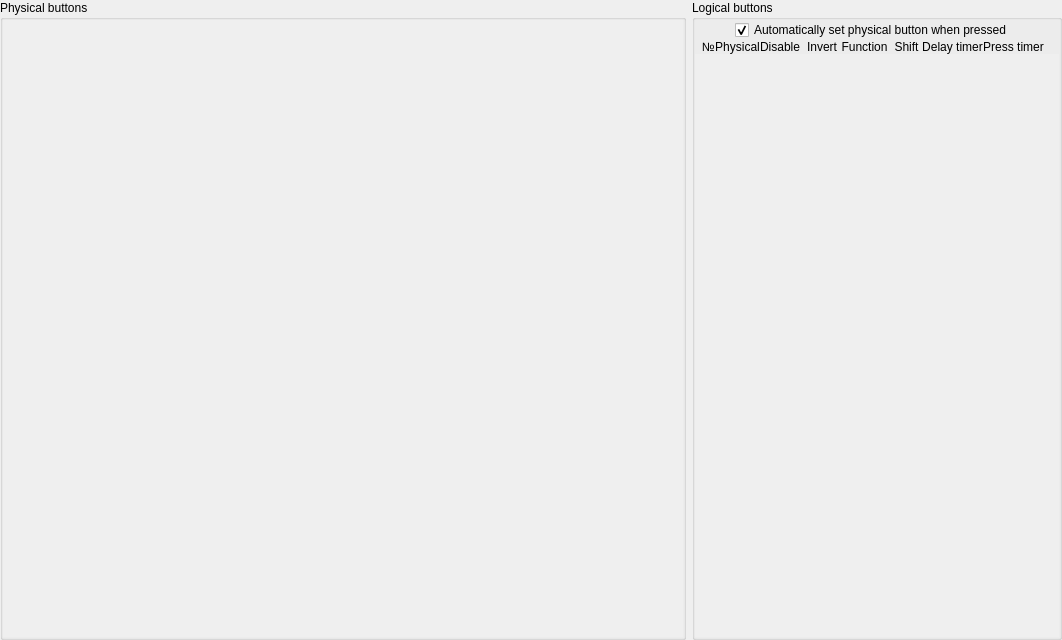
<?xml version="1.0" encoding="UTF-8"?>
<ui version="4.0">
 <class>ButtonConfig</class>
 <widget class="QWidget" name="ButtonConfig">
  <property name="geometry">
   <rect>
    <x>0</x>
    <y>0</y>
    <width>1062</width>
    <height>640</height>
   </rect>
  </property>
  <property name="minimumSize">
   <size>
    <width>0</width>
    <height>25</height>
   </size>
  </property>
  <property name="windowTitle">
   <string>Form</string>
  </property>
  <layout class="QGridLayout" name="gridLayout" rowstretch="1" columnstretch="5,0">
   <property name="leftMargin">
    <number>0</number>
   </property>
   <property name="topMargin">
    <number>0</number>
   </property>
   <property name="rightMargin">
    <number>0</number>
   </property>
   <property name="bottomMargin">
    <number>0</number>
   </property>
   <item row="0" column="0">
    <widget class="QGroupBox" name="groupBox_PhysicalButtons">
     <property name="title">
      <string>Physical buttons</string>
     </property>
     <layout class="QGridLayout" name="gridLayout_4">
      <property name="leftMargin">
       <number>0</number>
      </property>
      <property name="topMargin">
       <number>0</number>
      </property>
      <property name="rightMargin">
       <number>0</number>
      </property>
      <property name="bottomMargin">
       <number>0</number>
      </property>
      <property name="spacing">
       <number>0</number>
      </property>
      <item row="0" column="0">
       <widget class="QScrollArea" name="scrollArea_2">
        <property name="frameShape">
         <enum>QFrame::NoFrame</enum>
        </property>
        <property name="frameShadow">
         <enum>QFrame::Sunken</enum>
        </property>
        <property name="lineWidth">
         <number>0</number>
        </property>
        <property name="widgetResizable">
         <bool>true</bool>
        </property>
        <widget class="QWidget" name="scrollAreaWidgetContents_2">
         <property name="geometry">
          <rect>
           <x>0</x>
           <y>0</y>
           <width>662</width>
           <height>614</height>
          </rect>
         </property>
         <layout class="QGridLayout" name="layoutG_PhysicalButton"/>
        </widget>
       </widget>
      </item>
     </layout>
    </widget>
   </item>
   <item row="0" column="1">
    <widget class="QGroupBox" name="groupBox_LogicalButtons">
     <property name="title">
      <string>Logical buttons</string>
     </property>
     <layout class="QGridLayout" name="gridLayout_2" columnstretch="4,6,5,1,5,20,12,12,12,0">
      <property name="leftMargin">
       <number>0</number>
      </property>
      <property name="topMargin">
       <number>0</number>
      </property>
      <property name="rightMargin">
       <number>0</number>
      </property>
      <property name="bottomMargin">
       <number>0</number>
      </property>
      <property name="spacing">
       <number>0</number>
      </property>
      <item row="1" column="6">
       <widget class="QLabel" name="label_4">
        <property name="text">
         <string>Shift</string>
        </property>
        <property name="alignment">
         <set>Qt::AlignBottom|Qt::AlignHCenter</set>
        </property>
       </widget>
      </item>
      <item row="1" column="7">
       <widget class="QLabel" name="label_3">
        <property name="text">
         <string>Delay timer</string>
        </property>
        <property name="alignment">
         <set>Qt::AlignBottom|Qt::AlignHCenter</set>
        </property>
       </widget>
      </item>
      <item row="1" column="8">
       <widget class="QLabel" name="label_2">
        <property name="text">
         <string>Press timer</string>
        </property>
        <property name="alignment">
         <set>Qt::AlignBottom|Qt::AlignHCenter</set>
        </property>
       </widget>
      </item>
      <item row="1" column="1">
       <widget class="QLabel" name="label_8">
        <property name="text">
         <string>Physical</string>
        </property>
        <property name="alignment">
         <set>Qt::AlignBottom|Qt::AlignHCenter</set>
        </property>
       </widget>
      </item>
      <item row="1" column="9">
       <widget class="QLabel" name="label_9">
        <property name="minimumSize">
         <size>
          <width>15</width>
          <height>0</height>
         </size>
        </property>
        <property name="text">
         <string/>
        </property>
       </widget>
      </item>
      <item row="1" column="5">
       <widget class="QLabel" name="label_5">
        <property name="text">
         <string>Function</string>
        </property>
        <property name="alignment">
         <set>Qt::AlignBottom|Qt::AlignHCenter</set>
        </property>
       </widget>
      </item>
      <item row="1" column="4">
       <widget class="QLabel" name="label_6">
        <property name="text">
         <string>Invert</string>
        </property>
        <property name="alignment">
         <set>Qt::AlignBottom|Qt::AlignLeading|Qt::AlignLeft</set>
        </property>
       </widget>
      </item>
      <item row="1" column="3">
       <widget class="QLabel" name="label_10">
        <property name="text">
         <string/>
        </property>
       </widget>
      </item>
      <item row="1" column="0">
       <widget class="QLabel" name="label">
        <property name="text">
         <string notr="true">  №</string>
        </property>
        <property name="alignment">
         <set>Qt::AlignBottom|Qt::AlignHCenter</set>
        </property>
       </widget>
      </item>
      <item row="1" column="2">
       <widget class="QLabel" name="label_7">
        <property name="text">
         <string>Disable</string>
        </property>
        <property name="alignment">
         <set>Qt::AlignBottom|Qt::AlignRight|Qt::AlignTrailing</set>
        </property>
       </widget>
      </item>
      <item row="0" column="0" colspan="10">
       <layout class="QHBoxLayout" name="horizontalLayout_7" stretch="1,0,0,1">
        <property name="spacing">
         <number>0</number>
        </property>
        <property name="leftMargin">
         <number>0</number>
        </property>
        <property name="rightMargin">
         <number>0</number>
        </property>
        <item>
         <spacer name="horizontalSpacer_7">
          <property name="orientation">
           <enum>Qt::Horizontal</enum>
          </property>
          <property name="sizeHint" stdset="0">
           <size>
            <width>40</width>
            <height>20</height>
           </size>
          </property>
         </spacer>
        </item>
        <item>
         <widget class="QCheckBox" name="checkBox_AutoPhysBut">
          <property name="toolTip">
           <string>&lt;html&gt;&lt;head/&gt;&lt;body&gt;&lt;p&gt;Press a physical button for assigning it to a logical one.&lt;/p&gt;&lt;/body&gt;&lt;/html&gt;</string>
          </property>
          <property name="text">
           <string>Automatically set physical button when pressed</string>
          </property>
          <property name="checked">
           <bool>true</bool>
          </property>
         </widget>
        </item>
        <item>
         <widget class="InfoLabel" name="info_AutoPhysBut">
          <property name="toolTip">
           <string>&lt;html&gt;&lt;head/&gt;&lt;body&gt;&lt;p&gt;Press a physical button for assigning it to a logical one.&lt;/p&gt;&lt;/body&gt;&lt;/html&gt;</string>
          </property>
          <property name="text">
           <string/>
          </property>
         </widget>
        </item>
        <item>
         <spacer name="horizontalSpacer_8">
          <property name="orientation">
           <enum>Qt::Horizontal</enum>
          </property>
          <property name="sizeHint" stdset="0">
           <size>
            <width>40</width>
            <height>20</height>
           </size>
          </property>
         </spacer>
        </item>
       </layout>
      </item>
      <item row="2" column="0" colspan="10">
       <widget class="QScrollArea" name="scrollArea_LogButtons">
        <property name="frameShape">
         <enum>QFrame::NoFrame</enum>
        </property>
        <property name="lineWidth">
         <number>0</number>
        </property>
        <property name="widgetResizable">
         <bool>true</bool>
        </property>
        <widget class="QWidget" name="scrollAreaWidgetContents">
         <property name="geometry">
          <rect>
           <x>0</x>
           <y>0</y>
           <width>382</width>
           <height>572</height>
          </rect>
         </property>
         <property name="autoFillBackground">
          <bool>true</bool>
         </property>
         <layout class="QVBoxLayout" name="layoutV_LogicalButton">
          <property name="spacing">
           <number>0</number>
          </property>
          <property name="leftMargin">
           <number>0</number>
          </property>
          <property name="topMargin">
           <number>0</number>
          </property>
          <property name="rightMargin">
           <number>0</number>
          </property>
          <property name="bottomMargin">
           <number>0</number>
          </property>
         </layout>
        </widget>
       </widget>
      </item>
     </layout>
    </widget>
   </item>
  </layout>
 </widget>
 <customwidgets>
  <customwidget>
   <class>InfoLabel</class>
   <extends>QLabel</extends>
   <header>infolabel.h</header>
  </customwidget>
 </customwidgets>
 <resources/>
 <connections/>
</ui>
